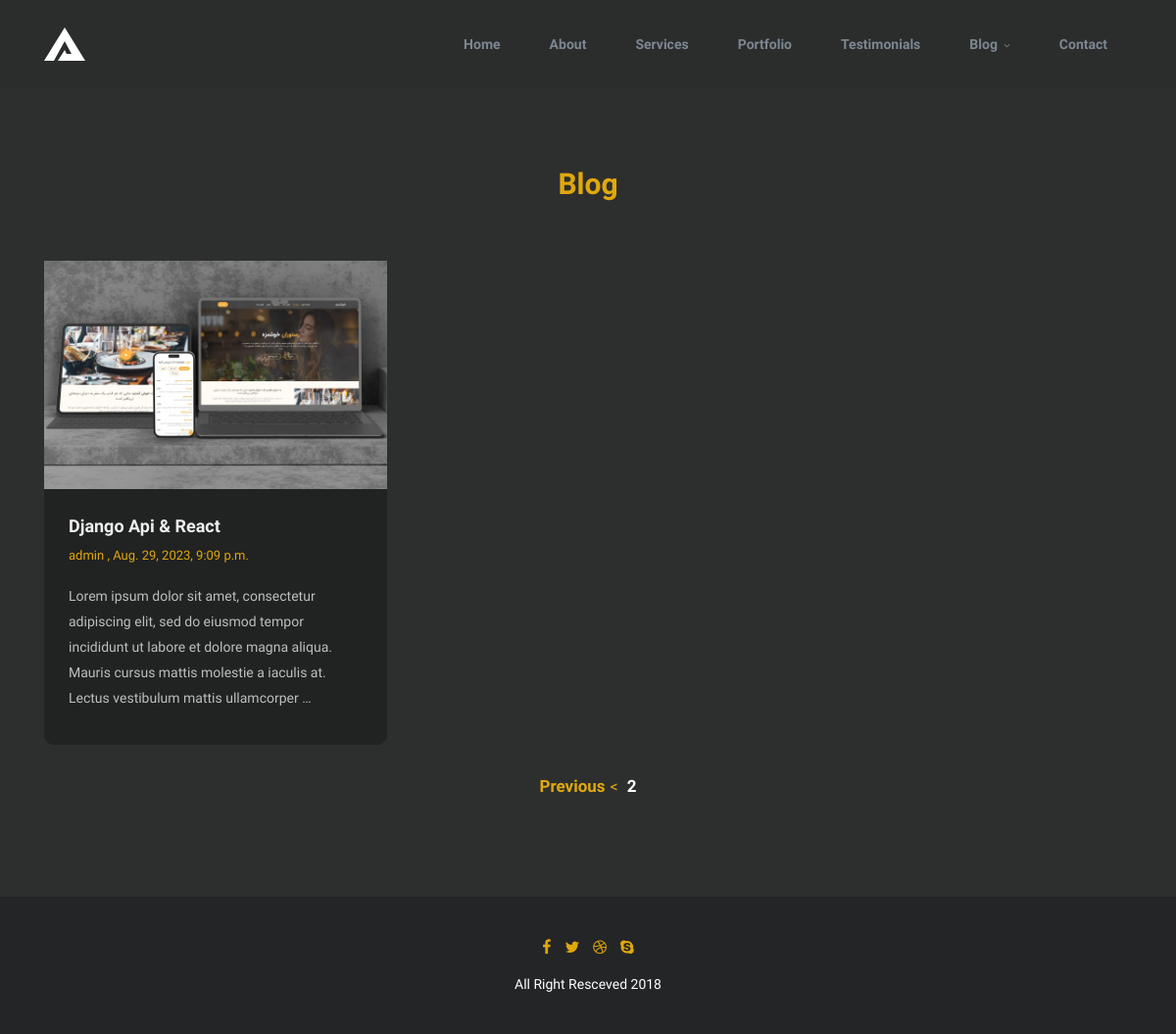
Screenshot of /blog/?page=2 with the database file from the repository.
### blog/models.py (models this page shows, shortened)
class Article(models.Model):
    author = models.ForeignKey(User, on_delete=models.CASCADE, verbose_name='Author')
    title = models.CharField(max_length=100, verbose_name='Title')
    slug = models.SlugField(unique=True, blank=True, verbose_name='Slug')
    body = CKEditor5Field('Text', config_name='extends')
    image = models.ImageField(upload_to="images/articles", verbose_name='Image')
    alt = models.CharField(max_length=100, verbose_name='Alt')
    created = models.DateTimeField(auto_now_add=True, verbose_name='Created')
    updated = models.DateTimeField(auto_now=True, verbose_name='Updated')
    pub_date = models.DateField(default=timezone.datetime.now(), verbose_name='Publish Date')
    pagetitle = models.CharField(max_length=500, blank=True, null=True, verbose_name='Title')
    description = models.CharField(max_length=500, blank=True, null=True, verbose_name='Description')
    canonical = models.CharField(max_length=500, blank=True, null=True, verbose_name='Canonical')
    localeOg = models.CharField(max_length=500, blank=True, null=True, verbose_name='Og:locale')
    typeOg = models.CharField(max_length=500, blank=True, null=True, verbose_name='Og:type')
    titleOg = models.CharField(max_length=500, blank=True, null=True, verbose_name='Og:title')
    descriptionOg = models.CharField(max_length=500, blank=True, null=True, verbose_name='Og:description')
    site_name = models.CharField(max_length=500, blank=True, null=True, verbose_name='Og:site_name')
    widthOg = models.PositiveIntegerField(blank=True, null=True, verbose_name='Og:image:width')
    heightOg = models.PositiveIntegerField(blank=True, null=True, verbose_name='Og:image:height')
    class Meta:
        ordering = ('-created',)

### blog/views.py (the view)
# urls.py: path("blog/", views.article_list, name="articles_list"),
def article_list(request):
    articles = Article.objects.all()
    tags = Tags.objects.all()
    page_number = request.GET.get('page')
    paginator = Paginator(articles, 1)
    object_list = paginator.get_page(page_number)
    context = {
        'articles': object_list,
        'tags': tags
    }
    return render(request, "blog/articles_list.html", context)

### blog/templates/blog/articles_list.html (shortened to what this page needs)
<!DOCTYPE html>
{% load static %}
<html lang="en">
<head>
    <link rel="stylesheet" href="{% static 'css2/plugins/animate.css' %}"/>
    <link rel="stylesheet" href="{% static 'css2/plugins/animated-headlines.css' %}">
    <link rel="stylesheet" href="{% static 'css2/bootstrap.min.css' %}"/>
    <link
            href="https://stackpath.bootstrapcdn.com/font-awesome/4.7.0/css2/font-awesome.min.css"
            rel="stylesheet">
    <link rel="stylesheet" href="{% static 'css2/plugins/animated-headlines.css' %}">
    <link rel="stylesheet" href="{% static 'css2/plugins/magnific-popup.css' %}"/>
    <link rel="stylesheet" href="{% static 'css2/main.css' %}"/>
</head>
<body>
<nav class="navbar navbar-expand-lg navbar-dark bg-dark fixed-top">
    <div class="container">
        <a class="navbar-brand" href="{% url 'home_app:home' %}"><img src="{% static 'img/logo.png' %}" alt=""></a>
        <div class="collapse navbar-collapse" id="navbarNav">
            <ul class="navbar-nav ml-auto">
                <li class="nav-item">
                    <a class="nav-link" href="#slider">Home</a>
                </li>
                <li class="nav-item">
                    <a class="nav-link" href="#about">About</a>
                </li>
                <li class="nav-item">
                    <a class="nav-link" href="#services">Services</a>
                </li>
                <li class="nav-item">
                    <a class="nav-link" href="#portfolio">Portfolio</a>
                </li>
                <li class="nav-item">
                    <a class="nav-link" href="#testimonials">Testimonials</a>
                </li>
                <li class="nav-item dropdown">
                    <a
                            class="nav-link "
                            href="#"
                            id="navbarDropdown"
                            role="button"
                            data-toggle="dropdown"
                            aria-haspopup="true"
                            aria-expanded="false">
                        Blog
                        <span class="fa fa-angle-down"></span>
                    </a>
                </li>
                <li class="nav-item">
                    <a class="nav-link" href="#contact">Contact</a>
                </li>
            </ul>
        </div>
    </div>
</nav>
<section class="blog" id="blog">
    <div class="container">
        <h2 class="text-center">Blog</h2>
        <div class="row">
            {% for blog in articles %}
                <div class="co-md-6 col-lg-4">
                    <div class="box">
                        <div class="image">
                            <img src="{{ blog.image.url }}" alt="{{ blog.alt }}">
                        </div>
                        <div class="text">
                            <h3><a href="{% url 'blog:articles_detail' blog.slug %}">{{ blog.title }}</a></h3>
                            <h4>{{ blog.author }} , {{ blog.created }}</h4>
                            <p> {{ blog.body|truncatewords:30|safe }} </p>
                        </div>
                    </div>
                </div>
            {% endfor %}
        </div>
    </div>
    <div class="pagination-container">
        {% if articles.has_previous %}
            <a class="prev" href="?page={{ articles.previous_page_number }}"><span>Previous</span><</a>
        {% endif %}
        <span class="num">{{ articles.number }}</span>
    </div>
</section>
<footer class="footer text-center">
    <div class="social-icons">
        <span class="fa fa-facebook" aria-hidden="true"></span>
        <span class="fa fa-twitter" aria-hidden="true"></span>
        <span class="fa fa-dribbble" aria-hidden="true"></span>
        <span class="fa fa-skype" aria-hidden="true"></span>
    </div>
    <p>All Right Resceved 2018</p>
</footer>
</body>
</html>

### static/css2/main.css (style rules this page uses)
body { font-family: 'Muli', sans-serif; }
.navbar { background: #2b2c2c !important; padding: 25px 0; }
.navbar .nav-item { font-size: 14px; font-weight: 600; margin: 0 20px; }
.navbar .nav-item .nav-link { color: #7d8792; }
.navbar .navbar-nav .dropdown span { font-size: 10px; margin-left: 3px; }
.blog { padding: 170px 0 100px 0; background: #2d2e2e; }
.blog h2 { font-size: 30px; font-weight: 800; color: #e0a80d; margin-bottom: 60px; }
.blog .box { border-radius: 10px; background: #212222; margin-bottom: 30px; }
.blog .box .image { position: relative; }
.blog .box .image img { width: 100%; height: 233px; }
.blog .box .text { padding: 25px; }
.blog .box h3 a { font-size: 18px; line-height: 25px; font-weight: 700; color: #eee; margin-bottom: 25px; margin-top: 30px; text-decoration: none; }
.blog .box h4 { font-size: 13px; font-weight: 300; color: #e0a80d; margin-bottom: 20px; margin-top: 10px; }
.blog .box p { font-size: 14px; font-weight: 400; color: #bdbfc0; line-height: 26px; }
.footer { padding: 40px 0; background: #242527; }
.footer .social-icons span { color: #e0a80d; padding: 0 5px; }
.footer p { color: #ffffff; font-size: 14px; font-weight: 300; margin: 0; margin-top: 15px; }
.pagination-container { text-align: center; }
.prev span, .next span { color: #e0a80d; font-size: 17px; font-weight: 800; margin: 0 5px; }
.prev , .next { color: #e0a80d; }
.num { margin: 0 5px; color: #fff; font-size: 17px; font-weight: 800; }

### rows the page displays
Article: image (picture), title "Django Api & React", author "admin", created "Aug. 29, 2023, 9:09 p.m.", body "Lorem ipsum dolor sit amet, consectetur adipiscing elit, sed do eiusmod tempor incididunt ut labore et dolore magna aliqua. Mauris cursus mattis molestie a iaculis at. Lectus vestibulum mattis ullamcorper …"

### other values shown
{{ articles.number }} "2"
